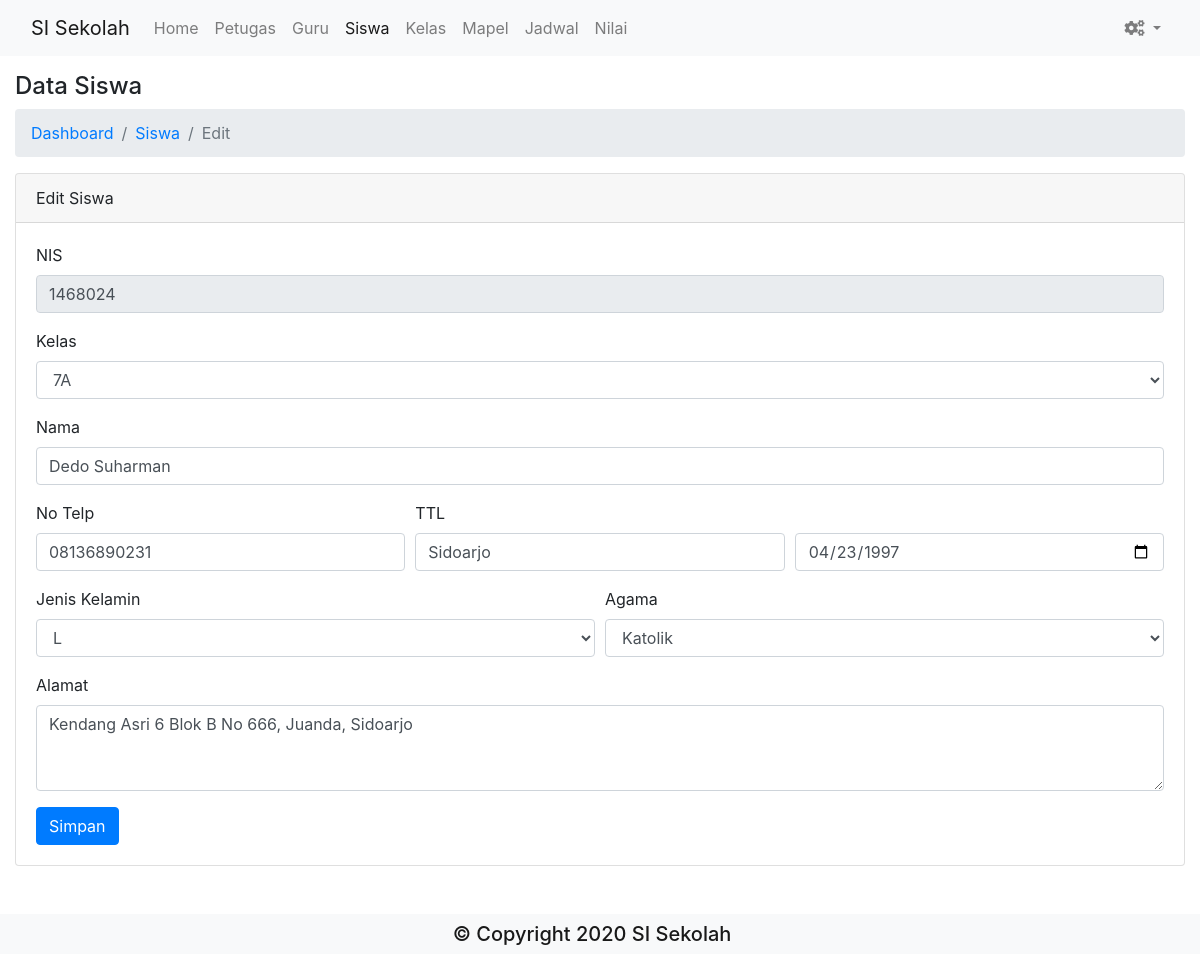
The page /index.php/siswa/edit/1468024 on the database its author committed.
### tables this page shows
CREATE TABLE `siswa` (
  `nis` int(11) NOT NULL,
  `id_kelas` varchar(11) NOT NULL,
  `nama` varchar(50) NOT NULL,
  `tempat_lahir` varchar(30) NOT NULL,
  `ttl` date NOT NULL,
  `agama` varchar(10) NOT NULL,
  `gender` varchar(2) NOT NULL,
  `alamat` varchar(500) NOT NULL,
  `no_tlp` varchar(13) NOT NULL
);

CREATE TABLE `kelas` (
  `id_kelas` varchar(11) NOT NULL,
  `nama_kelas` varchar(50) NOT NULL,
  `keterangan` varchar(50) NOT NULL
);

### application/controllers/Siswa.php (called while the page is built, shortened)
<?php
class Siswa extends CI_Controller {
	public function __construct()
	{
		$this->load->model(array('Siswa_model', 'Kelas_model'));
	}
	public function edit($id = null)
	{
		$id = array('nis' => $id);
		$data = [
			'title' => 'Ubah Siswa',
			'row' => $this->Siswa_model->getById($id)->row(),
			'kelas' => $this->Kelas_model->get()->result(),
		];
		$simpan = $this->input->post('simpan');
		if ($simpan != "") {
			$nis = $this->input->post('nis');
            $kelas = $this->input->post('kelas');
            $nama = $this->input->post('nama');
            $tempatlahir = $this->input->post('tempat_lahir');
            $ttl = $this->input->post('ttl');
            $agama = $this->input->post('agama');
            $gender = $this->input->post('gender');
			$alamat = $this->input->post('alamat');
			$nohp = $this->input->post('nohp');
			$id = array('nis' => $nis);
			$data = [
				'nis' => $nis,
                'id_kelas' => $kelas,
                'nama' => $nama,
                'tempat_lahir' => $tempatlahir,
                'ttl' => $ttl,
                'agama' => $agama,
                'gender' => $gender,
				'alamat' => $alamat,
				'no_tlp' => $nohp,
			];
				$affected = $this->Siswa_model->update($data, $id);
				if ($affected > 0) {
					$this->session->set_flashdata('theme', 'success');
					$this->session->set_flashdata('message', 'Berhasil edit siswa');
					redirect("siswa");
				} else {
					$this->session->set_flashdata('theme', 'danger');
					$this->session->set_flashdata('message', 'Gagal edit siswa');
					redirect("siswa/edit/$nis");
				}
		} else {
			$this->load->view('template/header', $data);
			$this->load->view('siswa/edit', $data);
			$this->load->view('template/footer');
		}
	}
}

### index.php (called while the page is built, shortened)
<?php
require_once BASEPATH.'core/CodeIgniter.php';

### application/models/Siswa_model.php (called while the page is built, shortened)
<?php
    class Siswa_model extends CI_Model{
        private $table = 'siswa';
	public function getById($id)
	{
		return $this->db->get_where($this->table, $id);
	}
    }
?>

### application/models/Kelas_model.php (called while the page is built, shortened)
<?php
class Kelas_model extends CI_Model {
	private $table = 'kelas';
	public function get()
	{
		return $this->db->get($this->table);
	}
}

### application/views/siswa/edit.php (the view, shortened to what this page needs)
<div class="container-fluid mt-4">
	<h4>Data Siswa</h4>
	<nav aria-label="breadcrumb">
		<ol class="breadcrumb">
			<li class="breadcrumb-item"><a href="<?= site_url("dashboard") ?>">Dashboard</a></li>
			<li class="breadcrumb-item"><a href="<?= site_url("siswa") ?>">Siswa</a></li>
			<li class="breadcrumb-item active" aria-current="page">Edit</li>
		</ol>
	</nav>
	<div class="card mt-2">
		<div class="card-header">
			Edit Siswa
		</div>
		<div class="card-body">
			<form action="<?= site_url("siswa/edit") ?>" method="post">
				<div class="form-group">
					<label for="nis">NIS</label>
					<input type="number" class="form-control" id="nis" readonly name="nis" value="<?= $row->nis ?>">
				</div>
				<div class="form-group">
					<label for="kelas">Kelas</label>
					<select id="kelas" name="kelas" class="form-control">
						<?php
							foreach ($kelas as $r) :
						?>
						<option value="<?= $r->id_kelas ?>" <?= $row->id_kelas == $r->id_kelas ? 'selected' : '' ?>><?= $r->nama_kelas ?></option>
						<?php endforeach; ?>
					</select>
				</div>
				<div class="form-group">
					<label for="nama">Nama</label>
					<input type="text" class="form-control" id="nama" name="nama" value="<?= $row->nama ?>">
				</div>
				<div class="form-row">
					<div class="form-group col-md-4">
						<label for="nohp">No Telp</label>
						<input type="number" class="form-control" id="nohp" name="nohp" value="<?= $row->no_tlp ?>">
					</div>
					<div class="form-group col-md-4">
						<label for="tempat_lahir">TTL</label>
						<input type="text" class="form-control" id="tempat_lahir" name="tempat_lahir" value="<?= $row->tempat_lahir ?>">
					</div>
					<div class="form-group col-md-4">
						<label for="ttl">&nbsp;</label>
						<input type="date" class="form-control" id="ttl" name="ttl" value="<?= $row->ttl ?>">
					</div>
				</div>
				<div class="form-row">
					<div class="form-group col-md-6">
					<label for="gender">Jenis Kelamin</label>
					<select id="gender" name="gender" class="form-control">
						<option value="L" <?= $row->gender == 'L' ? 'selected' : '' ?>>L</option>
					</select>
					</div>
					<div class="form-group col-md-6">
					<label for="agama">Agama</label>
					<select id="agama" name="agama" class="form-control">
						<option value="Katolik" <?= $row->agama == 'Katolik' ? 'selected' : '' ?>>Katolik</option>
					</select>
					</div>
				</div>
				<div class="form-group">
					<label for="alamat">Alamat</label>
					<textarea class="form-control" id="alamat" rows="3" name="alamat"><?= $row->alamat ?></textarea>
				</div>
				<button type="submit" class="btn btn-primary" value="simpan" name="simpan">Simpan</button>
			</form>
		</div>
	</div>
</div>

### rows shown on the page
siswa: nis "1468024", kelas "7A", nama "Dedo Suharman", nohp "08136890231", tempat_lahir "Sidoarjo", ttl "04/23/1997", gender "L", agama "Katolik", alamat "Kendang Asri 6 Blok B No 666, Juanda, Sidoarjo"
